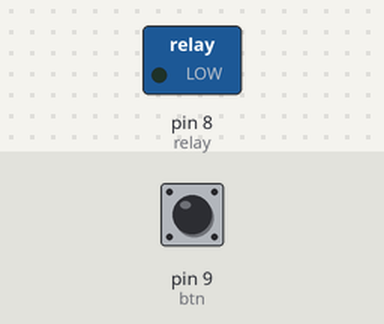
Recording of a sketch running on a simulated Arduino Uno, built with avr-gcc and run on an emulated ATmega328P. Shown: switched loads named in the sketch (green lamp = pin HIGH). The test bench sets the inputs (shaded band); at power-on: pin 9 (btn) LOW.

Above: at 1.2 s.
1.3 s: pin 9 (btn) pulled HIGH for 0.15 s
At 1.37 s:
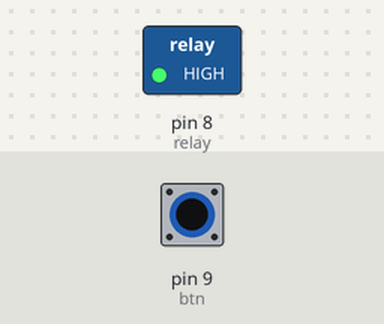
2.9 s: pin 9 (btn) pulled HIGH for 3.2 s
At 6.6 s:
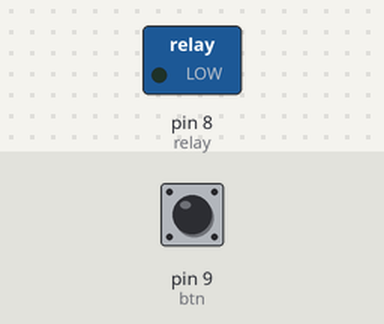
Timing chart, 0 to 8.1 s (numbered marks = the images above; inputs shaded):
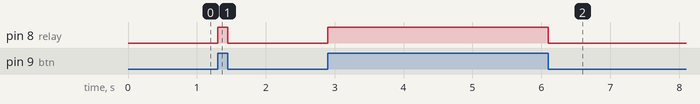

The sketch:

1ChannelRelay_1Motor.ino
```cpp
//The relay will be connected at pin 8 of the Arduino

int relay = 8;
int btn = 9;

void setup()
{
  pinMode(relay,OUTPUT);
  pinMode(btn, INPUT);
}

void loop()
{
  if(digitalRead(btn)== HIGH)
  {
    digitalWrite(relay,HIGH);
  }
  else
  {
    digitalWrite(relay, LOW);
  }

}
```

Measured:
- after the input at 1.3 s, pin 8 (relay): LOW → HIGH at once, → LOW 0.15 s later
- after the input at 2.9 s, pin 8 (relay): LOW → HIGH at once, → LOW 3.2 s later
